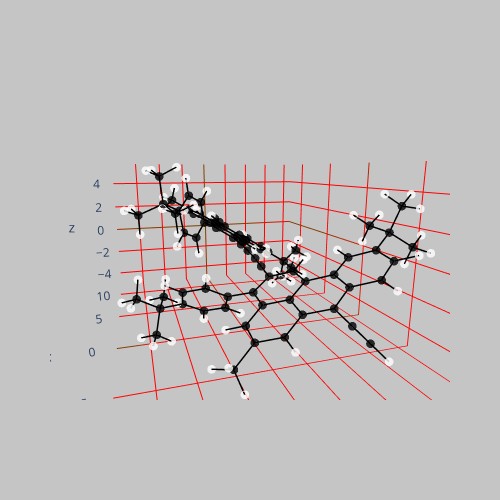

Source (notebook cell):
### Code cell
list_names = [string for string in mols]
mols[list_names[0]].show()

### Figure 1 — Plotly figure (JSON) as saved in the notebook; plotly's stock layout.template omitted (floating-point values rounded to 4 significant figures; data arrays with more than 128 entries replaced by an {"elided": "..."} marker saying what was removed)
{"data": [{"hoverinfo": "text", "marker": {"color": {"elided": "136 str values"}, "colorscale": [[0, "#440154"], [0.1111, "#482878"], [0.2222, "#3e4989"], [0.3333, "#31688e"], [0.4444, "#26828e"], [0.5556, "#1f9e89"], [0.6667, "#35b779"], [0.7778, "#6ece58"], [0.8889, "#b5de2b"], [1, "#fde725"]], "opacity": 0.8, "size": 3}, "mode": "markers", "text": {"elided": "136 str values"}, "type": "scatter3d", "x": {"elided": "136 float values"}, "y": {"elided": "136 float values"}, "z": {"elided": "136 float values"}}, {"line": {"color": "black", "width": 3}, "mode": "lines", "type": "scatter3d", "x": [-4.028, -5.411], "y": [-1.482, -1.509], "z": [-0.1167, -0.2607]}, {"line": {"color": "black", "width": 3}, "mode": "lines", "type": "scatter3d", "x": [-4.028, -3.502], "y": [-1.482, -2.308], "z": [-0.1167, 0.3404]}, {"line": {"color": "black", "width": 3}, "mode": "lines", "type": "scatter3d", "x": [-4.028, -3.256], "y": [-1.482, -0.3859], "z": [-0.1167, -0.5352]}, {"line": {"color": "black", "width": 3}, "mode": "lines", "type": "scatter3d", "x": [-3.039, -3.198], "y": [1.909, 3.137], "z": [-1.514, -0.8744]}, {"line": {"color": "black", "width": 3}, "mode": "lines", "type": "scatter3d", "x": [-3.039, -2.076], "y": [1.909, 1.818], "z": [-1.514, -2.522]}, {"line": {"color": "black", "width": 3}, "mode": "lines", "type": "scatter3d", "x": [-3.039, -3.861], "y": [1.909, 0.7305], "z": [-1.514, -1.123]}, {"line": {"color": "black", "width": 3}, "mode": "lines", "type": "scatter3d", "x": [-3.198, -3.933], "y": [3.137, 3.235], "z": [-0.8744, -0.08191]}, {"line": {"color": "black", "width": 3}, "mode": "lines", "type": "scatter3d", "x": [-3.198, -2.427], "y": [3.137, 4.239], "z": [-0.8744, -1.234]}, {"line": {"color": "black", "width": 3}, "mode": "lines", "type": "scatter3d", "x": [-2.427, -2.592], "y": [4.239, 5.173], "z": [-1.234, -0.7098]}, {"line": {"color": "black", "width": 3}, "mode": "lines", "type": "scatter3d", "x": [-2.427, -1.469], "y": [4.239, 4.159], "z": [-1.234, -2.245]}, {"line": {"color": "black", "width": 3}, "mode": "lines", "type": "scatter3d", "x": [-1.469, -1.313], "y": [4.159, 2.919], "z": [-2.245, -2.877]}, {"line": {"color": "black", "width": 3}, "mode": "lines", "type": "scatter3d", "x": [-1.469, -0.6218], "y": [4.159, 5.356], "z": [-2.245, -2.69]}, {"line": {"color": "black", "width": 3}, "mode": "lines", "type": "scatter3d", "x": [-5.697, -6.117], "y": [-8.168, -7.293], "z": [1.754, 1.246]}, {"line": {"color": "black", "width": 3}, "mode": "lines", "type": "scatter3d", "x": [-1.313, -0.5817], "y": [2.919, 2.807], "z": [-2.877, -3.671]}, {"line": {"color": "black", "width": 3}, "mode": "lines", "type": "scatter3d", "x": [-1.313, -2.076], "y": [2.919, 1.818], "z": [-2.877, -2.522]}, {"line": {"color": "black", "width": 3}, "mode": "lines", "type": "scatter3d", "x": [-2.076, -1.928], "y": [1.818, 0.8729], "z": [-2.522, -3.033]}, {"line": {"color": "black", "width": 3}, "mode": "lines", "type": "scatter3d", "x": [-6.41, -7.805], "y": [-4.807, -4.76], "z": [1.32, 1.106]}, {"line": {"color": "black", "width": 3}, "mode": "lines", "type": "scatter3d", "x": [-6.41, -5.658], "y": [-4.807, -3.74], "z": [1.32, 0.8634]}, {"line": {"color": "black", "width": 3}, "mode": "lines", "type": "scatter3d", "x": [-6.41, -5.799], "y": [-4.807, -6.013], "z": [1.32, 2.04]}, {"line": {"color": "black", "width": 3}, "mode": "lines", "type": "scatter3d", "x": [-5.411, -6.041], "y": [-1.509, -0.4007], "z": [-0.2607, -0.8873]}, {"line": {"color": "black", "width": 3}, "mode": "lines", "type": "scatter3d", "x": [-5.411, -6.224], "y": [-1.509, -2.631], "z": [-0.2607, 0.2074]}, {"line": {"color": "black", "width": 3}, "mode": "lines", "type": "scatter3d", "x": [-6.041, -7.459], "y": [-0.4007, -0.3872], "z": [-0.8873, -1.096]}, {"line": {"color": "black", "width": 3}, "mode": "lines", "type": "scatter3d", "x": [-6.041, -5.268], "y": [-0.4007, 0.7158], "z": [-0.8873, -1.325]}, {"line": {"color": "black", "width": 3}, "mode": "lines", "type": "scatter3d", "x": [-7.459, -8.241], "y": [-0.3872, -1.49], "z": [-1.096, -0.6491]}, {"line": {"color": "black", "width": 3}, "mode": "lines", "type": "scatter3d", "x": [-7.459, -8.049], "y": [-0.3872, 0.7109], "z": [-1.096, -1.74]}, {"line": {"color": "black", "width": 3}, "mode": "lines", "type": "scatter3d", "x": [-5.268, -5.927], "y": [0.7158, 1.789], "z": [-1.325, -1.984]}, {"line": {"color": "black", "width": 3}, "mode": "lines", "type": "scatter3d", "x": [-5.268, -3.861], "y": [0.7158, 0.7305], "z": [-1.325, -1.123]}, {"line": {"color": "black", "width": 3}, "mode": "lines", "type": "scatter3d", "x": [-5.927, -7.293], "y": [1.789, 1.794], "z": [-1.984, -2.192]}, {"line": {"color": "black", "width": 3}, "mode": "lines", "type": "scatter3d", "x": [-5.927, -5.332], "y": [1.789, 2.621], "z": [-1.984, -2.34]}, {"line": {"color": "black", "width": 3}, "mode": "lines", "type": "scatter3d", "x": [-3.861, -3.256], "y": [0.7305, -0.3859], "z": [-1.123, -0.5352]}, {"line": {"color": "black", "width": 3}, "mode": "lines", "type": "scatter3d", "x": [-3.256, -1.846], "y": [-0.3859, -0.4259], "z": [-0.5352, -0.3163]}, {"line": {"color": "black", "width": 3}, "mode": "lines", "type": "scatter3d", "x": [-1.846, -0.6502], "y": [-0.4259, -0.4548], "z": [-0.3163, -0.1224]}, {"line": {"color": "black", "width": 3}, "mode": "lines", "type": "scatter3d", "x": [-5.988, -6.405], "y": [-6.988, -6.123], "z": [3.977, 3.451]}, {"line": {"color": "black", "width": 3}, "mode": "lines", "type": "scatter3d", "x": [-7.805, -8.392], "y": [-4.76, -3.696], "z": [1.106, 0.4713]}, {"line": {"color": "black", "width": 3}, "mode": "lines", "type": "scatter3d", "x": [-7.805, -8.432], "y": [-4.76, -5.576], "z": [1.106, 1.448]}, {"line": {"color": "black", "width": 3}, "mode": "lines", "type": "scatter3d", "x": [-8.392, -9.464], "y": [-3.696, -3.677], "z": [0.4713, 0.3177]}, {"line": {"color": "black", "width": 3}, "mode": "lines", "type": "scatter3d", "x": [-8.392, -7.624], "y": [-3.696, -2.604], "z": [0.4713, 0.007508]}, {"line": {"color": "black", "width": 3}, "mode": "lines", "type": "scatter3d", "x": [-7.624, -6.224], "y": [-2.604, -2.631], "z": [0.007508, 0.2074]}, {"line": {"color": "black", "width": 3}, "mode": "lines", "type": "scatter3d", "x": [-7.624, -8.241], "y": [-2.604, -1.49], "z": [0.007508, -0.6491]}, {"line": {"color": "black", "width": 3}, "mode": "lines", "type": "scatter3d", "x": [-7.193, -6.117], "y": [-7.454, -7.293], "z": [1.145, 1.246]}, {"line": {"color": "black", "width": 3}, "mode": "lines", "type": "scatter3d", "x": [-6.224, -5.658], "y": [-2.631, -3.74], "z": [0.2074, 0.8634]}, {"line": {"color": "black", "width": 3}, "mode": "lines", "type": "scatter3d", "x": [0.7009, 1.894], "y": [-0.4166, -0.3137], "z": [0.08812, 0.2709]}, {"line": {"color": "black", "width": 3}, "mode": "lines", "type": "scatter3d", "x": [0.7009, -0.6502], "y": [-0.4166, -0.4548], "z": [0.08812, -0.1224]}, {"line": {"color": "black", "width": 3}, "mode": "lines", "type": "scatter3d", "x": [-5.658, -4.589], "y": [-3.74, -3.756], "z": [0.8634, 1.021]}, {"line": {"color": "black", "width": 3}, "mode": "lines", "type": "scatter3d", "x": [-8.241, -9.644], "y": [-1.49, -1.485], "z": [-0.6491, -0.8516]}, {"line": {"color": "black", "width": 3}, "mode": "lines", "type": "scatter3d", "x": [-8.049, -7.293], "y": [0.7109, 1.794], "z": [-1.74, -2.192]}, {"line": {"color": "black", "width": 3}, "mode": "lines", "type": "scatter3d", "x": [-8.049, -9.123], "y": [0.7109, 0.7036], "z": [-1.74, -1.891]}, {"line": {"color": "black", "width": 3}, "mode": "lines", "type": "scatter3d", "x": [-6.117, -5.69], "y": [-7.293, -7.246], "z": [1.246, 0.2407]}, {"line": {"color": "black", "width": 3}, "mode": "lines", "type": "scatter3d", "x": [-6.117, -5.799], "y": [-7.293, -6.013], "z": [1.246, 2.04]}, {"line": {"color": "black", "width": 3}, "mode": "lines", "type": "scatter3d", "x": [-9.644, -10.84], "y": [-1.485, -1.48], "z": [-0.8516, -1.025]}, {"line": {"color": "black", "width": 3}, "mode": "lines", "type": "scatter3d", "x": [-7.293, -7.968], "y": [1.794, 2.937], "z": [-2.192, -2.904]}, {"line": {"color": "black", "width": 3}, "mode": "lines", "type": "scatter3d", "x": [-7.968, -7.259], "y": [2.937, 3.734], "z": [-2.904, -3.138]}, {"line": {"color": "black", "width": 3}, "mode": "lines", "type": "scatter3d", "x": [-7.968, -8.421], "y": [2.937, 2.603], "z": [-2.904, -3.843]}, {"line": {"color": "black", "width": 3}, "mode": "lines", "type": "scatter3d", "x": [-7.968, -8.769], "y": [2.937, 3.364], "z": [-2.904, -2.294]}, {"line": {"color": "black", "width": 3}, "mode": "lines", "type": "scatter3d", "x": [-0.2293, -0.01142], "y": [4.024, 4.969], "z": [5.333, 4.829]}, {"line": {"color": "black", "width": 3}, "mode": "lines", "type": "scatter3d", "x": [-0.01142, -0.7613], "y": [4.969, 5.696], "z": [4.829, 5.154]}, {"line": {"color": "black", "width": 3}, "mode": "lines", "type": "scatter3d", "x": [-0.01142, 0.9645], "y": [4.969, 5.325], "z": [4.829, 5.172]}, {"line": {"color": "black", "width": 3}, "mode": "lines", "type": "scatter3d", "x": [-0.01142, -0.06123], "y": [4.969, 4.826], "z": [4.829, 3.303]}, {"line": {"color": "black", "width": 3}, "mode": "lines", "type": "scatter3d", "x": [-0.5355, 0.2029], "y": [6.934, 6.209], "z": [3.04, 2.683]}, {"line": {"color": "black", "width": 3}, "mode": "lines", "type": "scatter3d", "x": [0.2029, 0.1432], "y": [6.209, 6.184], "z": [2.683, 1.592]}, {"line": {"color": "black", "width": 3}, "mode": "lines", "type": "scatter3d", "x": [0.2029, 1.198], "y": [6.209, 6.576], "z": [2.683, 2.953]}, {"line": {"color": "black", "width": 3}, "mode": "lines", "type": "scatter3d", "x": [0.2029, -0.06123], "y": [6.209, 4.826], "z": [2.683, 3.303]}, {"line": {"color": "black", "width": 3}, "mode": "lines", "type": "scatter3d", "x": [-1.471, -2.225], "y": [4.348, 5.059], "z": [2.91, 3.266]}, {"line": {"color": "black", "width": 3}, "mode": "lines", "type": "scatter3d", "x": [-1.471, -1.583], "y": [4.348, 4.252], "z": [2.91, 1.827]}, {"line": {"color": "black", "width": 3}, "mode": "lines", "type": "scatter3d", "x": [-1.471, -1.688], "y": [4.348, 3.372], "z": [2.91, 3.353]}, {"line": {"color": "black", "width": 3}, "mode": "lines", "type": "scatter3d", "x": [-1.471, -0.06123], "y": [4.348, 4.826], "z": [2.91, 3.303]}, {"line": {"color": "black", "width": 3}, "mode": "lines", "type": "scatter3d", "x": [8.401, 7.704], "y": [4.089, 3.551], "z": [2.228, 2.877]}, {"line": {"color": "black", "width": 3}, "mode": "lines", "type": "scatter3d", "x": [8.26, 7.704], "y": [3.255, 3.551], "z": [3.772, 2.877]}, {"line": {"color": "black", "width": 3}, "mode": "lines", "type": "scatter3d", "x": [6.921, 7.704], "y": [4.248, 3.551], "z": [3.182, 2.877]}, {"line": {"color": "black", "width": 3}, "mode": "lines", "type": "scatter3d", "x": [-0.6218, 0.8737], "y": [5.356, 5.027], "z": [-2.69, -2.532]}, {"line": {"color": "black", "width": 3}, "mode": "lines", "type": "scatter3d", "x": [-0.6218, -0.9189], "y": [5.356, 5.661], "z": [-2.69, -4.17]}, {"line": {"color": "black", "width": 3}, "mode": "lines", "type": "scatter3d", "x": [-0.6218, -0.9242], "y": [5.356, 6.619], "z": [-2.69, -1.873]}, {"line": {"color": "black", "width": 3}, "mode": "lines", "type": "scatter3d", "x": [0.8737, 1.162], "y": [5.027, 4.15], "z": [-2.532, -3.116]}, {"line": {"color": "black", "width": 3}, "mode": "lines", "type": "scatter3d", "x": [0.8737, 1.485], "y": [5.027, 5.869], "z": [-2.532, -2.874]}, {"line": {"color": "black", "width": 3}, "mode": "lines", "type": "scatter3d", "x": [0.8737, 1.128], "y": [5.027, 4.832], "z": [-2.532, -1.486]}, {"line": {"color": "black", "width": 3}, "mode": "lines", "type": "scatter3d", "x": [-0.9189, -0.3231], "y": [5.661, 6.514], "z": [-4.17, -4.51]}, {"line": {"color": "black", "width": 3}, "mode": "lines", "type": "scatter3d", "x": [-0.9189, -0.6821], "y": [5.661, 4.811], "z": [-4.17, -4.814]}, {"line": {"color": "black", "width": 3}, "mode": "lines", "type": "scatter3d", "x": [-0.9189, -1.975], "y": [5.661, 5.905], "z": [-4.17, -4.314]}, {"line": {"color": "black", "width": 3}, "mode": "lines", "type": "scatter3d", "x": [-0.9242, -0.2946], "y": [6.619, 7.442], "z": [-1.873, -2.223]}, {"line": {"color": "black", "width": 3}, "mode": "lines", "type": "scatter3d", "x": [-0.9242, -1.966], "y": [6.619, 6.933], "z": [-1.873, -1.98]}, {"line": {"color": "black", "width": 3}, "mode": "lines", "type": "scatter3d", "x": [-0.9242, -0.718], "y": [6.619, 6.476], "z": [-1.873, -0.8083]}, {"line": {"color": "black", "width": 3}, "mode": "lines", "type": "scatter3d", "x": [-6.186, -6.405], "y": [-5.228, -6.123], "z": [4.041, 3.451]}, {"line": {"color": "black", "width": 3}, "mode": "lines", "type": "scatter3d", "x": [-5.799, -4.276], "y": [-6.013, -5.902], "z": [2.04, 2.179]}, {"line": {"color": "black", "width": 3}, "mode": "lines", "type": "scatter3d", "x": [-5.799, -6.405], "y": [-6.013, -6.123], "z": [2.04, 3.451]}, {"line": {"color": "black", "width": 3}, "mode": "lines", "type": "scatter3d", "x": [-4.276, -3.782], "y": [-5.902, -5.852], "z": [2.179, 1.205]}, {"line": {"color": "black", "width": 3}, "mode": "lines", "type": "scatter3d", "x": [-4.276, -3.982], "y": [-5.902, -5.023], "z": [2.179, 2.76]}, {"line": {"color": "black", "width": 3}, "mode": "lines", "type": "scatter3d", "x": [-4.276, -3.891], "y": [-5.902, -6.784], "z": [2.179, 2.699]}, {"line": {"color": "black", "width": 3}, "mode": "lines", "type": "scatter3d", "x": [-6.405, -7.491], "y": [-6.123, -6.244], "z": [3.451, 3.42]}, {"line": {"color": "black", "width": 3}, "mode": "lines", "type": "scatter3d", "x": [-11.89, -10.84], "y": [-1.476, -1.48], "z": [-1.177, -1.025]}, {"line": {"color": "black", "width": 3}, "mode": "lines", "type": "scatter3d", "x": [10.96, 12.01], "y": [-0.5313, -0.4332], "z": [0.8621, 1.004]}, {"line": {"color": "black", "width": 3}, "mode": "lines", "type": "scatter3d", "x": [10.96, 9.764], "y": [-0.5313, -0.6432], "z": [0.8621, 0.7001]}, {"line": {"color": "black", "width": 3}, "mode": "lines", "type": "scatter3d", "x": [6.405, 6.745], "y": [-7.542, -6.652], "z": [-2.161, -1.621]}, {"line": {"color": "black", "width": 3}, "mode": "lines", "type": "scatter3d", "x": [4.169, 5.547], "y": [-1.123, -1.041], "z": [-0.03462, 0.1269]}, {"line": {"color": "black", "width": 3}, "mode": "lines", "type": "scatter3d", "x": [4.169, 3.721], "y": [-1.123, -1.958], "z": [-0.03462, -0.5574]}, {"line": {"color": "black", "width": 3}, "mode": "lines", "type": "scatter3d", "x": [4.169, 3.298], "y": [-1.123, -0.1477], "z": [-0.03462, 0.4745]}, {"line": {"color": "black", "width": 3}, "mode": "lines", "type": "scatter3d", "x": [2.848, 1.997], "y": [1.968, 2.689], "z": [1.728, 0.8859]}, {"line": {"color": "black", "width": 3}, "mode": "lines", "type": "scatter3d", "x": [2.848, 2.746], "y": [1.968, 2.192], "z": [1.728, 3.1]}, {"line": {"color": "black", "width": 3}, "mode": "lines", "type": "scatter3d", "x": [2.848, 3.793], "y": [1.968, 0.9599], "z": [1.728, 1.175]}, {"line": {"color": "black", "width": 3}, "mode": "lines", "type": "scatter3d", "x": [1.997, 2.045], "y": [2.689, 2.531], "z": [0.8859, -0.1864]}, {"line": {"color": "black", "width": 3}, "mode": "lines", "type": "scatter3d", "x": [1.997, 1.081], "y": [2.689, 3.591], "z": [0.8859, 1.403]}, {"line": {"color": "black", "width": 3}, "mode": "lines", "type": "scatter3d", "x": [1.081, 0.4242], "y": [3.591, 4.111], "z": [1.403, 0.7133]}, {"line": {"color": "black", "width": 3}, "mode": "lines", "type": "scatter3d", "x": [1.081, 0.9744], "y": [3.591, 3.825], "z": [1.403, 2.779]}, {"line": {"color": "black", "width": 3}, "mode": "lines", "type": "scatter3d", "x": [0.9744, 1.829], "y": [3.825, 3.105], "z": [2.779, 3.613]}, {"line": {"color": "black", "width": 3}, "mode": "lines", "type": "scatter3d", "x": [0.9744, -0.06123], "y": [3.825, 4.826], "z": [2.779, 3.303]}, {"line": {"color": "black", "width": 3}, "mode": "lines", "type": "scatter3d", "x": [4.303, 4.82], "y": [-5.407, -5.38], "z": [-1.592, -2.555]}, {"line": {"color": "black", "width": 3}, "mode": "lines", "type": "scatter3d", "x": [1.829, 1.785], "y": [3.105, 3.24], "z": [3.613, 4.687]}, {"line": {"color": "black", "width": 3}, "mode": "lines", "type": "scatter3d", "x": [1.829, 2.746], "y": [3.105, 2.192], "z": [3.613, 3.1]}, {"line": {"color": "black", "width": 3}, "mode": "lines", "type": "scatter3d", "x": [2.746, 3.383], "y": [2.192, 1.636], "z": [3.1, 3.78]}, {"line": {"color": "black", "width": 3}, "mode": "lines", "type": "scatter3d", "x": [6.842, 8.227], "y": [-4.151, -3.988], "z": [-1.614, -1.391]}, {"line": {"color": "black", "width": 3}, "mode": "lines", "type": "scatter3d", "x": [6.842, 5.996], "y": [-4.151, -3.181], "z": [-1.614, -1.109]}, {"line": {"color": "black", "width": 3}, "mode": "lines", "type": "scatter3d", "x": [6.842, 6.343], "y": [-4.151, -5.377], "z": [-1.614, -2.385]}, {"line": {"color": "black", "width": 3}, "mode": "lines", "type": "scatter3d", "x": [5.547, 6.073], "y": [-1.041, 0.07968], "z": [0.1269, 0.8253]}, {"line": {"color": "black", "width": 3}, "mode": "lines", "type": "scatter3d", "x": [5.547, 6.458], "y": [-1.041, -2.056], "z": [0.1269, -0.3993]}, {"line": {"color": "black", "width": 3}, "mode": "lines", "type": "scatter3d", "x": [6.073, 7.485], "y": [0.07968, 0.2244], "z": [0.8253, 1.016]}, {"line": {"color": "black", "width": 3}, "mode": "lines", "type": "scatter3d", "x": [6.073, 5.2], "y": [0.07968, 1.084], "z": [0.8253, 1.342]}, {"line": {"color": "black", "width": 3}, "mode": "lines", "type": "scatter3d", "x": [7.485, 8.365], "y": [0.2244, -0.7747], "z": [1.016, 0.5099]}, {"line": {"color": "black", "width": 3}, "mode": "lines", "type": "scatter3d", "x": [7.485, 7.977], "y": [0.2244, 1.351], "z": [1.016, 1.693]}, {"line": {"color": "black", "width": 3}, "mode": "lines", "type": "scatter3d", "x": [5.2, 5.765], "y": [1.084, 2.212], "z": [1.342, 1.996]}, {"line": {"color": "black", "width": 3}, "mode": "lines", "type": "scatter3d", "x": [5.2, 3.793], "y": [1.084, 0.9599], "z": [1.342, 1.175]}, {"line": {"color": "black", "width": 3}, "mode": "lines", "type": "scatter3d", "x": [5.765, 7.128], "y": [2.212, 2.349], "z": [1.996, 2.176]}, {"line": {"color": "black", "width": 3}, "mode": "lines", "type": "scatter3d", "x": [5.765, 5.102], "y": [2.212, 2.989], "z": [1.996, 2.355]}, {"line": {"color": "black", "width": 3}, "mode": "lines", "type": "scatter3d", "x": [3.793, 3.298], "y": [0.9599, -0.1477], "z": [1.175, 0.4745]}, {"line": {"color": "black", "width": 3}, "mode": "lines", "type": "scatter3d", "x": [3.298, 1.894], "y": [-0.1477, -0.3137], "z": [0.4745, 0.2709]}, {"line": {"color": "black", "width": 3}, "mode": "lines", "type": "scatter3d", "x": [7.828, 6.745], "y": [-6.73, -6.652], "z": [-1.5, -1.621]}, {"line": {"color": "black", "width": 3}, "mode": "lines", "type": "scatter3d", "x": [8.227, 8.715], "y": [-3.988, -2.905], "z": [-1.391, -0.7077]}, {"line": {"color": "black", "width": 3}, "mode": "lines", "type": "scatter3d", "x": [8.227, 8.926], "y": [-3.988, -4.728], "z": [-1.391, -1.766]}, {"line": {"color": "black", "width": 3}, "mode": "lines", "type": "scatter3d", "x": [8.715, 9.781], "y": [-2.905, -2.795], "z": [-0.7077, -0.5495]}, {"line": {"color": "black", "width": 3}, "mode": "lines", "type": "scatter3d", "x": [8.715, 7.851], "y": [-2.905, -1.911], "z": [-0.7077, -0.1958]}, {"line": {"color": "black", "width": 3}, "mode": "lines", "type": "scatter3d", "x": [7.851, 6.458], "y": [-1.911, -2.056], "z": [-0.1958, -0.3993]}, {"line": {"color": "black", "width": 3}, "mode": "lines", "type": "scatter3d", "x": [7.851, 8.365], "y": [-1.911, -0.7747], "z": [-0.1958, 0.5099]}, {"line": {"color": "black", "width": 3}, "mode": "lines", "type": "scatter3d", "x": [4.47, 4.82], "y": [-4.504, -5.38], "z": [-3.11, -2.555]}, {"line": {"color": "black", "width": 3}, "mode": "lines", "type": "scatter3d", "x": [6.458, 5.996], "y": [-2.056, -3.181], "z": [-0.3993, -1.109]}, {"line": {"color": "black", "width": 3}, "mode": "lines", "type": "scatter3d", "x": [5.996, 4.933], "y": [-3.181, -3.289], "z": [-1.109, -1.269]}, {"line": {"color": "black", "width": 3}, "mode": "lines", "type": "scatter3d", "x": [8.365, 9.764], "y": [-0.7747, -0.6432], "z": [0.5099, 0.7001]}, {"line": {"color": "black", "width": 3}, "mode": "lines", "type": "scatter3d", "x": [7.977, 7.128], "y": [1.351, 2.349], "z": [1.693, 2.176]}, {"line": {"color": "black", "width": 3}, "mode": "lines", "type": "scatter3d", "x": [7.977, 9.049], "y": [1.351, 1.445], "z": [1.693, 1.829]}, {"line": {"color": "black", "width": 3}, "mode": "lines", "type": "scatter3d", "x": [4.82, 6.343], "y": [-5.38, -5.377], "z": [-2.555, -2.385]}, {"line": {"color": "black", "width": 3}, "mode": "lines", "type": "scatter3d", "x": [4.82, 4.515], "y": [-5.38, -6.269], "z": [-2.555, -3.116]}, {"line": {"color": "black", "width": 3}, "mode": "lines", "type": "scatter3d", "x": [7.128, 7.704], "y": [2.349, 3.551], "z": [2.176, 2.877]}, {"line": {"color": "black", "width": 3}, "mode": "lines", "type": "scatter3d", "x": [6.983, 6.343], "y": [-5.397, -5.377], "z": [-3.785, -2.385]}, {"line": {"color": "black", "width": 3}, "mode": "lines", "type": "scatter3d", "x": [6.983, 6.709], "y": [-5.397, -4.504], "z": [-3.785, -4.354]}, {"line": {"color": "black", "width": 3}, "mode": "lines", "type": "scatter3d", "x": [6.983, 8.074], "y": [-5.397, -5.438], "z": [-3.785, -3.735]}, {"line": {"color": "black", "width": 3}, "mode": "lines", "type": "scatter3d", "x": [6.983, 6.644], "y": [-5.397, -6.274], "z": [-3.785, -4.345]}, {"line": {"color": "black", "width": 3}, "mode": "lines", "type": "scatter3d", "x": [6.343, 6.745], "y": [-5.377, -6.652], "z": [-2.385, -1.621]}, {"line": {"color": "black", "width": 3}, "mode": "lines", "type": "scatter3d", "x": [6.745, 6.296], "y": [-6.652, -6.668], "z": [-1.621, -0.6238]}], "layout": {"autosize": false, "height": 500, "margin": {"b": 100, "l": 50, "pad": 10, "r": 50, "t": 100}, "paper_bgcolor": "rgba(140,140,140,0.5)", "plot_bgcolor": "rgba(0,100,140,0.5)", "scene": {"aspectmode": "data", "aspectratio": {"x": 1.534, "y": 1.002, "z": 0.6511}, "camera": {"center": {"x": 0, "y": 0, "z": 0}, "eye": {"x": -1.278, "y": 0.4127, "z": 0.2994}, "projection": {"type": "perspective"}, "up": {"x": 0, "y": 0, "z": 1}}, "xaxis": {"gridcolor": "red", "showbackground": false, "showgrid": true, "type": "linear", "zeroline": true, "zerolinecolor": "green"}, "yaxis": {"gridcolor": "red", "showbackground": false, "showgrid": true, "type": "linear", "zeroline": true, "zerolinecolor": "green"}, "zaxis": {"gridcolor": "red", "showbackground": false, "showgrid": true, "type": "linear", "zeroline": true, "zerolinecolor": "green"}}, "showlegend": false, "width": 500}}
